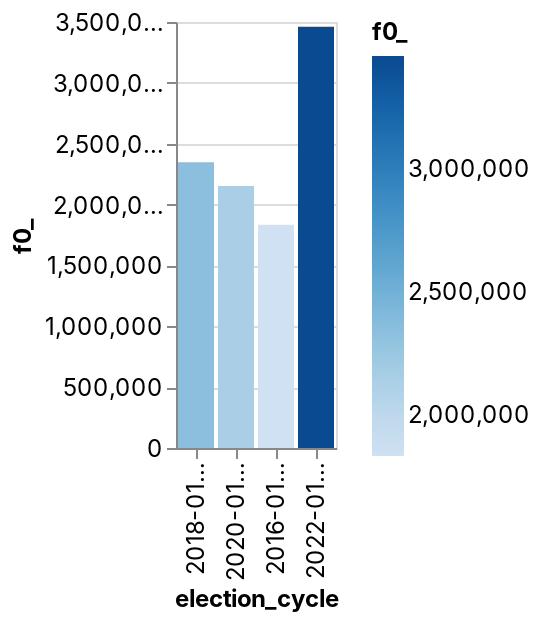

Notebook cell for this chart:
### Code cell
_deepnote_run_altair(df_1, """{"$schema":"https://vega.github.io/schema/vega-lite/v4.json","mark":{"type":"bar","tooltip":{"content":"data"}},"height":220,"autosize":{"type":"fit"},"data":{"name":"placeholder"},"encoding":{"x":{"field":"election_cycle","type":"nominal","sort":null,"scale":{"type":"linear","zero":false}},"y":{"field":"f0_","type":"quantitative","sort":null,"scale":{"type":"linear","zero":true}},"color":{"field":"f0_","type":"quantitative","sort":null,"scale":{"type":"linear","zero":false}}}}""")

### Figure 1 — Vega-Lite specification as saved in the notebook (floating-point values rounded to 4 significant figures)
{"config": {"view": {"continuousWidth": 400, "continuousHeight": 300}, "area": {"fill": "#51C0E9"}, "axis": {"labelFont": "Inter, sans-serif", "labelFontSize": 12, "labelFontWeight": "normal", "labelLimit": 60, "labelOverlap": "greedy", "titleFont": "Inter, sans-serif", "titleFontSize": 12, "titleFontWeight": "bold"}, "background": "#ffffff", "legend": {"labelFont": "Inter, sans-serif", "labelFontSize": 12, "titleFont": "Inter, sans-serif", "titleFontSize": 12, "titleFontWeight": "bold"}, "line": {"stroke": "#51C0E9", "strokeWidth": 2}, "rect": {"fill": "#51C0E9"}, "title": {"anchor": "start", "color": "#000000", "font": "Inter, sans-serif", "fontSize": 22, "fontWeight": "normal"}}, "data": {"name": "data-ae8dbae92a1d5c8a4e454c73c9bf1df6"}, "mark": {"type": "bar", "tooltip": {"content": "data"}}, "autosize": {"type": "fit"}, "encoding": {"color": {"type": "quantitative", "field": "f0_", "scale": {"type": "linear", "zero": false}, "sort": null}, "x": {"type": "nominal", "field": "election_cycle", "scale": {"type": "linear", "zero": false}, "sort": null}, "y": {"type": "quantitative", "field": "f0_", "scale": {"type": "linear", "zero": true}, "sort": null}}, "height": 300, "width": "container", "$schema": "https://vega.github.io/schema/vega-lite/v4.json", "datasets": {"data-ae8dbae92a1d5c8a4e454c73c9bf1df6": [{"election_cycle": "2018-01-01T00:00:00", "f0_": 2348000.0}, {"election_cycle": "2020-01-01T00:00:00", "f0_": 2153000.0}, {"election_cycle": "2016-01-01T00:00:00", "f0_": 1834000.0}, {"election_cycle": "2022-01-01T00:00:00", "f0_": 3461000.0}]}}
